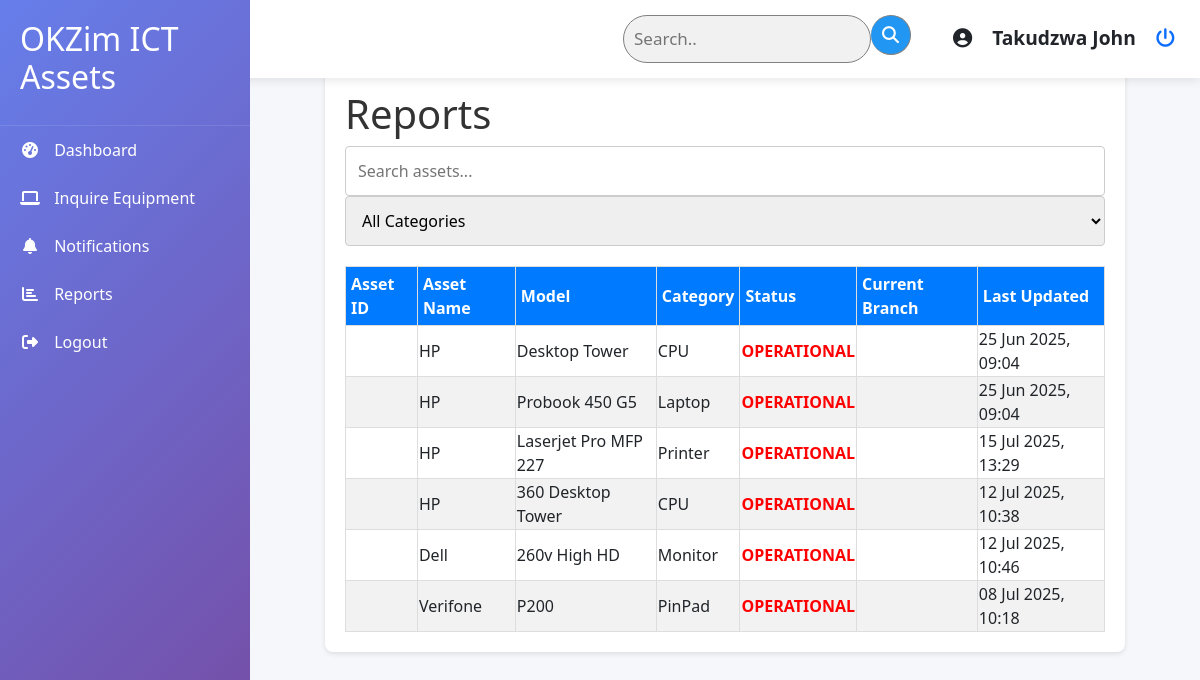
The page /asset_management/reports/ (signed in) on the database as committed earlier.
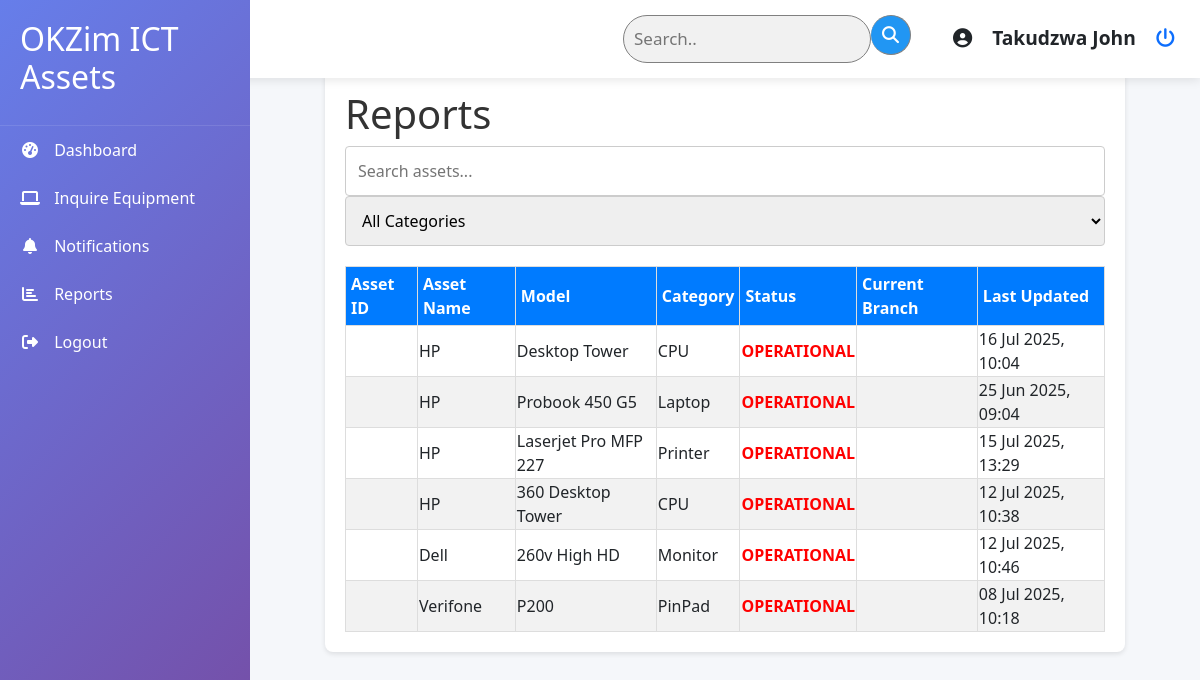
The same page on the database as committed later.
### asset_management/models.py (models this page shows, shortened)
class Asset(models.Model):
    ASSET_STATUS_CHOICES = [
        ("OPERATIONAL", "Operational"),
        ("NON_OPERATIONAL", "Non-Operational"),
        ("DECOMMISSIONED", "Decommissioned"),
        ("LOST", "Lost"),
        ("STOLEN", "Stolen"),
    ]
    TRANSFER_STATUS = [
        ("PROCESSING", "PROCESSING"),
        ("RECEIVED", "RECEIVED"),
    ]
    asset_tag = models.CharField(max_length=50, unique=True)
    name = models.CharField(max_length=200)
    category = models.ForeignKey(AssetCategory, on_delete=models.PROTECT)
    model = models.CharField(max_length=100)
    serial_number = models.CharField(max_length=100, unique=True)
    purchase_date = models.DateField()
    vendor = models.ForeignKey(Vendor, on_delete=models.PROTECT)
    status = models.CharField(
        max_length=20, choices=ASSET_STATUS_CHOICES, default="OPERATIONAL"
    )
    assigned_department = models.ForeignKey(
        Department, on_delete=models.PROTECT, related_name="assets", null=True, blank=True
    )
    assigned_branch = models.ForeignKey(
        Branch, on_delete=models.PROTECT, related_name="assets", null=True, blank=True
    )
    notes = models.TextField(blank=True)
    created_at = models.DateTimeField(auto_now_add=True)
    updated_at = models.DateTimeField(auto_now=True)
    transfer_status = models.CharField(choices=TRANSFER_STATUS, default="RECEIVED")

class AssetCategory(models.Model):
    name = models.CharField(max_length=100)
    def __str__(self):
        return self.name
    class Meta:
        verbose_name_plural = "Asset Categories"

### asset_management/views.py (the view)
# urls.py: path('asset_management/reports/', views.reports, name='reports'),
@login_required
def reports(request):
    assets = Asset.objects.all()
    context = {
        "assets": assets,
    }
    return render(request, "reports.html", context)

### asset_management/templates/reports.html (shortened to what this page needs)
{% extends 'base.html' %}
{% load static %}
{% block content %}
<div class="reports">
    <div class="container">
        <h1>Reports</h1>
        <input type="text" id="searchInput" placeholder="Search assets..." class="search-bar">
        <select id="categoryFilter" class="filter-dropdown">
            <option value="">All Categories</option>
        </select>
        <table class="styled-table">
            <thead>
                <tr>
                    <th>Asset ID</th>
                    <th>Asset Name</th>
                    <th>Model</th>
                    <th>Category</th>
                    <th>Status</th>
                    <th>Current Branch</th>
                    <th>Last Updated</th>
                </tr>
            </thead>
            <tbody id="assetTableBody">
                {% for asset in assets %}
                <tr>
                    <td>{{ asset.asset_id }}</td>
                    <td>{{ asset.name }}</td>
                    <td>{{ asset.model }}</td>
                    <td class="asset-category">{{ asset.category }}</td>
                    <td
                        class="{% if asset.status == 'In Use' %}status-active{% elif asset.status == 'Maintenance' %}status-warning{% else %}status-idle{% endif %}">
                        {{ asset.status }}</td>
                    <td>{{ asset.current_branch }}</td>
                    <td>{{ asset.updated_at|date:"d M Y, H:i" }}</td>
                </tr>
                {% empty %}
                <tr>
                    <td colspan="7">No assets available</td>
                </tr>
                {% endfor %}
            </tbody>
        </table>
    </div>
</div>
{% endblock %}

Rows that differ between the two databases and show on the page:
changed Asset "Desktop Tower": updated_at "25 Jun 2025, 09:04" → "16 Jul 2025, 10:04"
